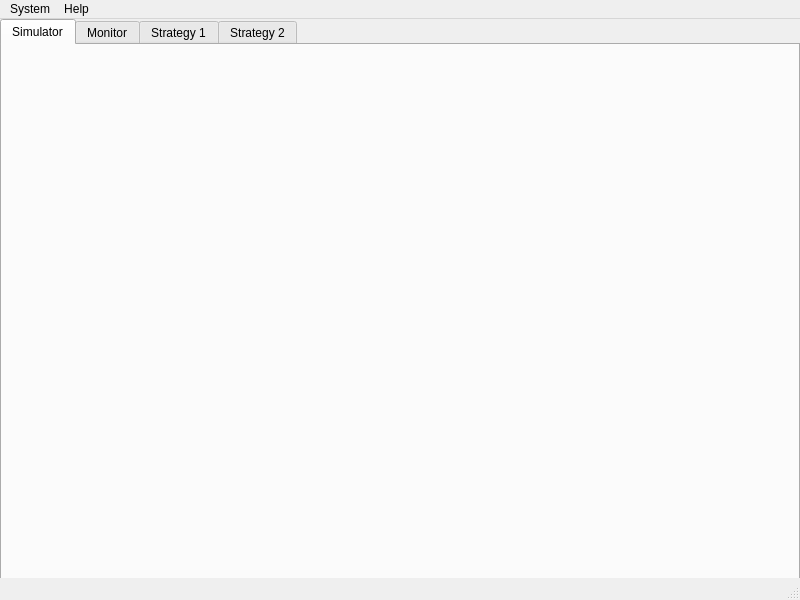
<?xml version="1.0" encoding="UTF-8"?>
<ui version="4.0">
 <class>JanelaPrincipal</class>
 <widget class="QMainWindow" name="JanelaPrincipal">
  <property name="geometry">
   <rect>
    <x>0</x>
    <y>0</y>
    <width>800</width>
    <height>600</height>
   </rect>
  </property>
  <property name="windowTitle">
   <string>JanelaPrincipal</string>
  </property>
  <widget class="QWidget" name="centralWidget">
   <widget class="QTabWidget" name="tabWidget">
    <property name="geometry">
     <rect>
      <x>0</x>
      <y>0</y>
      <width>800</width>
      <height>580</height>
     </rect>
    </property>
    <property name="currentIndex">
     <number>0</number>
    </property>
    <widget class="QWidget" name="simulatorTab">
     <attribute name="title">
      <string>Simulator</string>
     </attribute>
    </widget>
    <widget class="QWidget" name="monitorTab">
     <attribute name="title">
      <string>Monitor</string>
     </attribute>
    </widget>
    <widget class="QWidget" name="strategyTab_1">
     <attribute name="title">
      <string>Strategy 1</string>
     </attribute>
    </widget>
    <widget class="QWidget" name="strategyTab_2">
     <attribute name="title">
      <string>Strategy 2</string>
     </attribute>
    </widget>
   </widget>
  </widget>
  <widget class="QMenuBar" name="menuBar">
   <property name="geometry">
    <rect>
     <x>0</x>
     <y>0</y>
     <width>800</width>
     <height>21</height>
    </rect>
   </property>
   <widget class="QMenu" name="menuSystem">
    <property name="title">
     <string>System</string>
    </property>
    <addaction name="actionExit"/>
   </widget>
   <widget class="QMenu" name="menuHelp">
    <property name="title">
     <string>Help</string>
    </property>
    <addaction name="actionContents"/>
    <addaction name="separator"/>
    <addaction name="actionAbout"/>
   </widget>
   <addaction name="menuSystem"/>
   <addaction name="menuHelp"/>
  </widget>
  <widget class="QStatusBar" name="statusBar"/>
  <action name="actionExit">
   <property name="text">
    <string>Exit</string>
   </property>
  </action>
  <action name="actionContents">
   <property name="text">
    <string>Contents</string>
   </property>
  </action>
  <action name="actionAbout">
   <property name="text">
    <string>About</string>
   </property>
  </action>
 </widget>
 <layoutdefault spacing="6" margin="11"/>
 <resources/>
 <connections>
  <connection>
   <sender>actionExit</sender>
   <signal>activated()</signal>
   <receiver>JanelaPrincipal</receiver>
   <slot>close()</slot>
   <hints>
    <hint type="sourcelabel">
     <x>-1</x>
     <y>-1</y>
    </hint>
    <hint type="destinationlabel">
     <x>299</x>
     <y>199</y>
    </hint>
   </hints>
  </connection>
 </connections>
</ui>
